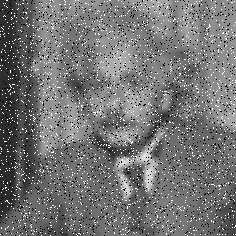
#> input picture Day01/data/fizikci.png, 236 x 236 px
$ python blur.py
#> lines starting #> are read from the running program, lines starting #| are printed output that depends on the picture
import cv2
import os


img = cv2.imread(os.path.join('.', 'data', 'fizikci.png'))
#> img is the input picture: shape (236, 236, 3); min 0, max 255, mean 115.7
resized_img = cv2.resize(img, (350, 455))
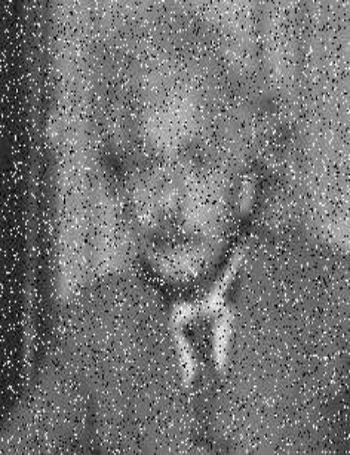
#> resized_img: shape (455, 350, 3); min 0, max 255, mean 115.6

k_size = 11
img_blur = cv2.blur(resized_img, (k_size, k_size))
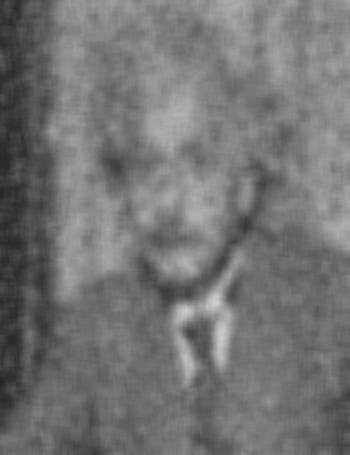
#> img_blur: shape (455, 350, 3); min 38, max 207, mean 115.6
img_gaussian_blur = cv2.GaussianBlur(resized_img, (k_size, k_size), 3)
img_median = cv2.medianBlur(resized_img, k_size)

cv2.imshow('img', resized_img)
cv2.imshow('img_blur', img_blur)
cv2.imshow('img_gaussian_blur', img_gaussian_blur)
cv2.imshow('img_median', img_median)

cv2.waitKey(0)

$ run again, with Day01/data/handwritten.png copied over Day01/data/fizikci.png
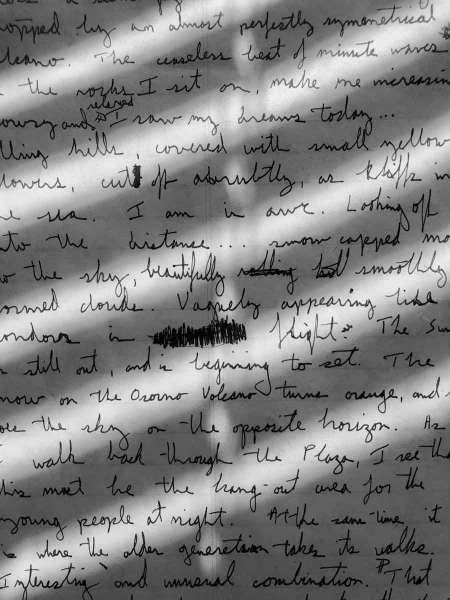
#> input picture Day01/data/handwritten.png, 900 x 1200 px (shown at 1/2 size)
#> img is the input picture: shape (1200, 900, 3); min 0, max 255, mean 130.1
#> `resized_img = cv2.resize(img, (350, 455))`:
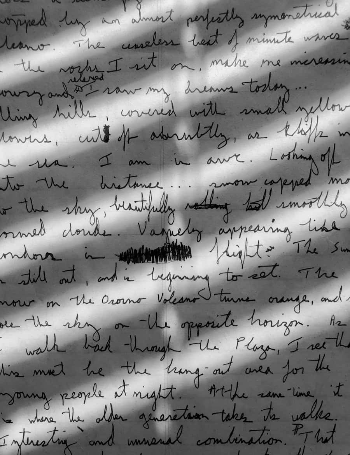
#> resized_img: shape (455, 350, 3); min 0, max 248, mean 130
#> `img_median = cv2.medianBlur(resized_img, k_size)`:
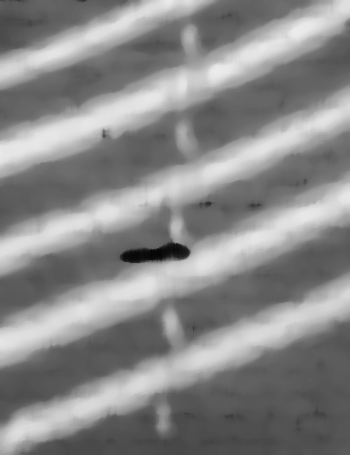
#> img_median: shape (455, 350, 3); min 6, max 236, mean 136.6
